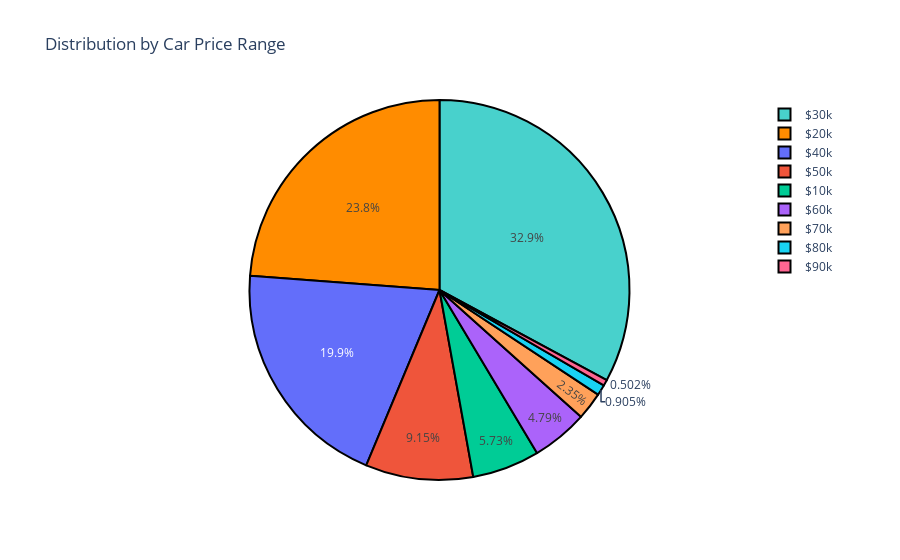

The notebook cell saved with this chart:
### Markdown cell above
Visualize distribution of each price range

### Code cell
dist = df['Price_Range'].value_counts()
trace = go.Pie(values=(np.array(dist)),labels=dist.index)
layout = go.Layout(title='Distribution by Car Price Range')
data = [trace]
fig = go.Figure(trace,layout)
fig.update_traces(marker=dict(colors=colors, line=dict(color='#000000', width=2)))
fig.show()

### Figure 1 — Plotly figure (JSON) as saved in the notebook; plotly's stock layout.template omitted (floating-point values rounded to 4 significant figures)
{"data": [{"labels": ["$30k", "$20k", "$40k", "$50k", "$10k", "$60k", "$70k", "$80k", "$90k"], "marker": {"colors": ["mediumturquoise", "darkorange"], "line": {"color": "#000000", "width": 2}}, "type": "pie", "values": [3015, 2183, 1825, 839, 526, 439, 216, 83, 46]}], "layout": {"title": {"text": "Distribution by Car Price Range"}}}
